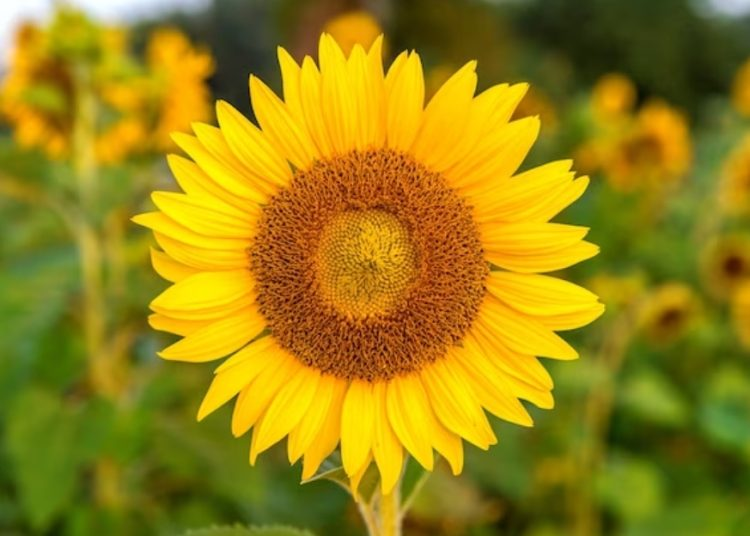
#> input picture pertemuan 14/bunga.jpg, 750 x 536 px
$ python metodecanny.py
#> lines starting #> are read from the running program, lines starting #| are printed output that depends on the picture; after the words box and inside, x2 and y2 are one past the last pixel; in counts of white or black regions, pixels touching at a corner belong together
import cv2

# Baca citra dalam greyscale
image = cv2.imread('bunga.jpg', cv2.IMREAD_GRAYSCALE)
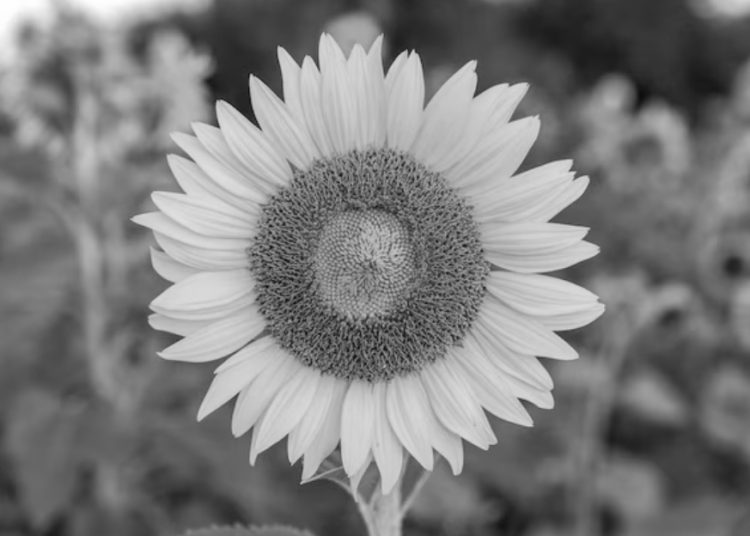
#> image: shape (536, 750); min 13, max 254, mean 124.7

# Terapkan deteksi tepi dengan metode canny
edges = cv2.Canny(image, 100, 200)
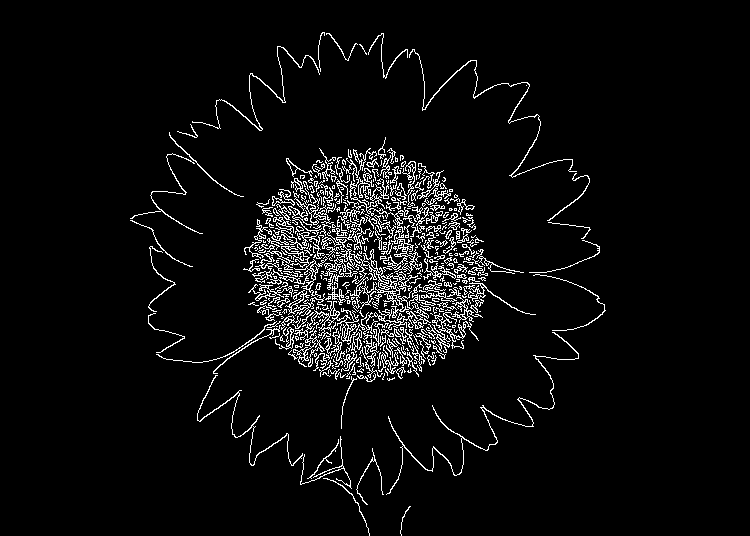
#> edges: shape (536, 750); 5% white in thin lines or dots, all inside (x1, y1, x2, y2) = (130, 32, 606, 536)

# Tampilkan hasil deteksi tepi
cv2.imshow('Canny Edge Detection', edges)
cv2.waitKey(0)
cv2.destroyAllWindows()
